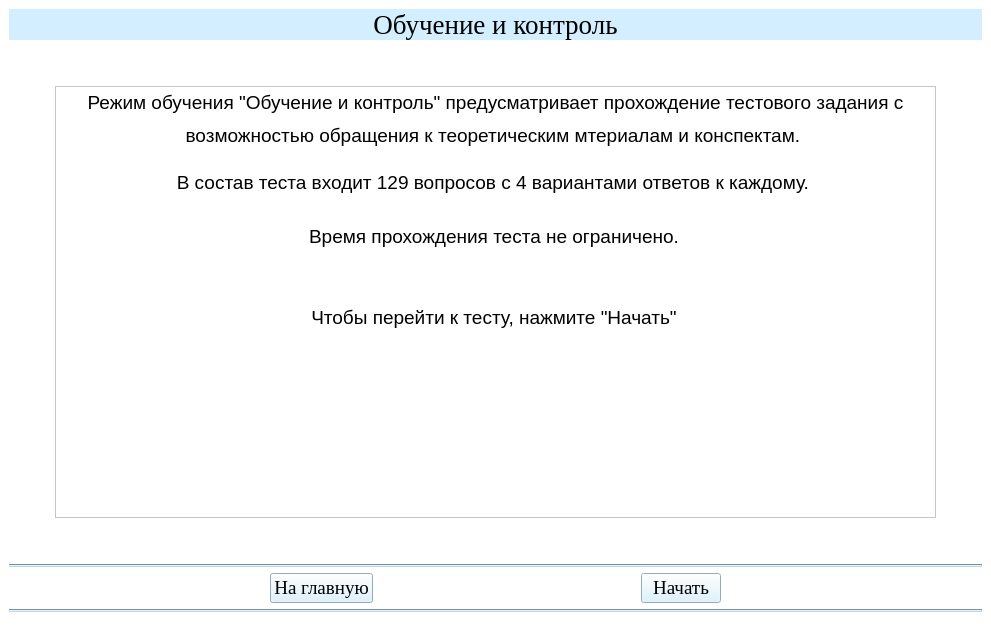
<?xml version="1.0" encoding="UTF-8"?>
<ui version="4.0">
 <class>TestPrompt0IWindow</class>
 <widget class="QMainWindow" name="TestPrompt0IWindow">
  <property name="geometry">
   <rect>
    <x>0</x>
    <y>0</y>
    <width>991</width>
    <height>643</height>
   </rect>
  </property>
  <property name="windowTitle">
   <string>АУК</string>
  </property>
  <property name="styleSheet">
   <string notr="true">background-color: rgb(255, 255, 255);</string>
  </property>
  <widget class="QWidget" name="centralwidget">
   <layout class="QGridLayout" name="gridLayout">
    <item row="1" column="0">
     <spacer name="horizontalSpacer_2">
      <property name="orientation">
       <enum>Qt::Horizontal</enum>
      </property>
      <property name="sizeType">
       <enum>QSizePolicy::Fixed</enum>
      </property>
      <property name="sizeHint" stdset="0">
       <size>
        <width>40</width>
        <height>20</height>
       </size>
      </property>
     </spacer>
    </item>
    <item row="3" column="0" colspan="3">
     <widget class="Line" name="line">
      <property name="styleSheet">
       <string notr="true">background-color: rgb(191, 216, 230);</string>
      </property>
      <property name="orientation">
       <enum>Qt::Horizontal</enum>
      </property>
     </widget>
    </item>
    <item row="0" column="0" colspan="3">
     <layout class="QVBoxLayout" name="verticalLayout">
      <item>
       <widget class="QLabel" name="label">
        <property name="font">
         <font>
          <family>Times New Roman</family>
          <pointsize>20</pointsize>
         </font>
        </property>
        <property name="styleSheet">
         <string notr="true">background-color: rgb(211, 239, 255);</string>
        </property>
        <property name="text">
         <string>Обучение и контроль</string>
        </property>
        <property name="alignment">
         <set>Qt::AlignCenter</set>
        </property>
       </widget>
      </item>
     </layout>
    </item>
    <item row="1" column="2">
     <spacer name="horizontalSpacer_5">
      <property name="orientation">
       <enum>Qt::Horizontal</enum>
      </property>
      <property name="sizeType">
       <enum>QSizePolicy::Fixed</enum>
      </property>
      <property name="sizeHint" stdset="0">
       <size>
        <width>40</width>
        <height>20</height>
       </size>
      </property>
     </spacer>
    </item>
    <item row="2" column="1">
     <spacer name="verticalSpacer">
      <property name="orientation">
       <enum>Qt::Vertical</enum>
      </property>
      <property name="sizeType">
       <enum>QSizePolicy::Fixed</enum>
      </property>
      <property name="sizeHint" stdset="0">
       <size>
        <width>20</width>
        <height>40</height>
       </size>
      </property>
     </spacer>
    </item>
    <item row="4" column="0" colspan="3">
     <layout class="QHBoxLayout" name="horizontalLayout">
      <item>
       <spacer name="horizontalSpacer">
        <property name="orientation">
         <enum>Qt::Horizontal</enum>
        </property>
        <property name="sizeHint" stdset="0">
         <size>
          <width>40</width>
          <height>20</height>
         </size>
        </property>
       </spacer>
      </item>
      <item>
       <widget class="QPushButton" name="btn_glavnaya_testprompt">
        <property name="font">
         <font>
          <family>Times New Roman</family>
          <pointsize>14</pointsize>
          <weight>50</weight>
          <bold>false</bold>
         </font>
        </property>
        <property name="styleSheet">
         <string notr="true">background-color: rgb(211, 239, 255);
color: rgb(0, 0, 0);</string>
        </property>
        <property name="text">
         <string>На главную</string>
        </property>
       </widget>
      </item>
      <item>
       <spacer name="horizontalSpacer_3">
        <property name="orientation">
         <enum>Qt::Horizontal</enum>
        </property>
        <property name="sizeHint" stdset="0">
         <size>
          <width>40</width>
          <height>20</height>
         </size>
        </property>
       </spacer>
      </item>
      <item>
       <widget class="QPushButton" name="btn_begin_testprompt">
        <property name="font">
         <font>
          <family>Times New Roman</family>
          <pointsize>14</pointsize>
          <weight>50</weight>
          <bold>false</bold>
         </font>
        </property>
        <property name="styleSheet">
         <string notr="true">background-color: rgb(211, 239, 255);
color: rgb(0, 0, 0);</string>
        </property>
        <property name="text">
         <string>Начать</string>
        </property>
       </widget>
      </item>
      <item>
       <spacer name="horizontalSpacer_4">
        <property name="orientation">
         <enum>Qt::Horizontal</enum>
        </property>
        <property name="sizeHint" stdset="0">
         <size>
          <width>40</width>
          <height>20</height>
         </size>
        </property>
       </spacer>
      </item>
     </layout>
    </item>
    <item row="1" column="1">
     <layout class="QVBoxLayout" name="verticalLayout_2">
      <item>
       <spacer name="verticalSpacer_2">
        <property name="orientation">
         <enum>Qt::Vertical</enum>
        </property>
        <property name="sizeType">
         <enum>QSizePolicy::Fixed</enum>
        </property>
        <property name="sizeHint" stdset="0">
         <size>
          <width>20</width>
          <height>40</height>
         </size>
        </property>
       </spacer>
      </item>
      <item>
       <widget class="QTextBrowser" name="textBrowser">
        <property name="html">
         <string>&lt;!DOCTYPE HTML PUBLIC &quot;-//W3C//DTD HTML 4.0//EN&quot; &quot;http://www.w3.org/TR/REC-html40/strict.dtd&quot;&gt;
&lt;html&gt;&lt;head&gt;&lt;meta name=&quot;qrichtext&quot; content=&quot;1&quot; /&gt;&lt;style type=&quot;text/css&quot;&gt;
p, li { white-space: pre-wrap; }
&lt;/style&gt;&lt;/head&gt;&lt;body style=&quot; font-family:'MS Shell Dlg 2'; font-size:8.25pt; font-weight:400; font-style:normal;&quot;&gt;
&lt;p align=&quot;center&quot; style=&quot; margin-top:12px; margin-bottom:0px; margin-left:0px; margin-right:0px; -qt-block-indent:0; text-indent:0px; line-height:150%;&quot;&gt;&lt;span style=&quot; font-family:'Times New Roman,serif,serif'; font-size:14pt; color:#000000;&quot;&gt;Режим обучения &amp;quot;Обучение и контроль&amp;quot; предусматривает прохождение тестового задания с возможностью обращения к теоретическим мтериалам и конспектам. &lt;/span&gt;&lt;/p&gt;
&lt;p align=&quot;center&quot; style=&quot; margin-top:12px; margin-bottom:0px; margin-left:0px; margin-right:0px; -qt-block-indent:0; text-indent:0px; line-height:150%;&quot;&gt;&lt;span style=&quot; font-family:'Times New Roman,serif,serif'; font-size:14pt; color:#000000;&quot;&gt;В состав теста входит 129 вопросов с 4 вариантами ответов к каждому. &lt;/span&gt;&lt;/p&gt;
&lt;p align=&quot;center&quot; style=&quot; margin-top:0px; margin-bottom:0px; margin-left:0px; margin-right:0px; -qt-block-indent:0; text-indent:0px; line-height:150%;&quot;&gt;&lt;span style=&quot; font-size:8pt;&quot;&gt; &lt;/span&gt;&lt;/p&gt;
&lt;p align=&quot;center&quot; style=&quot; margin-top:0px; margin-bottom:0px; margin-left:0px; margin-right:0px; -qt-block-indent:0; text-indent:0px; line-height:150%;&quot;&gt;&lt;span style=&quot; font-family:'Times New Roman,serif,serif'; font-size:14pt; color:#000000;&quot;&gt;Время прохождения теста не ограничено.&lt;/span&gt;&lt;span style=&quot; font-size:8pt;&quot;&gt; &lt;/span&gt;&lt;/p&gt;
&lt;p align=&quot;center&quot; style=&quot; margin-top:0px; margin-bottom:0px; margin-left:0px; margin-right:0px; -qt-block-indent:0; text-indent:0px; line-height:150%;&quot;&gt;&lt;span style=&quot; font-family:'Times New Roman,serif'; font-size:14pt;&quot;&gt; &lt;/span&gt;&lt;span style=&quot; font-size:8pt;&quot;&gt; &lt;/span&gt;&lt;/p&gt;
&lt;p align=&quot;center&quot; style=&quot; margin-top:12px; margin-bottom:12px; margin-left:0px; margin-right:0px; -qt-block-indent:0; text-indent:0px; line-height:150%;&quot;&gt;&lt;span style=&quot; font-family:'Times New Roman,serif'; font-size:14pt;&quot;&gt;Чтобы перейти к тесту, нажмите &amp;quot;Начать&amp;quot;&lt;/span&gt;&lt;span style=&quot; font-size:8pt;&quot;&gt; &lt;/span&gt;&lt;/p&gt;&lt;/body&gt;&lt;/html&gt;</string>
        </property>
       </widget>
      </item>
     </layout>
    </item>
    <item row="5" column="0" colspan="3">
     <widget class="Line" name="line_2">
      <property name="styleSheet">
       <string notr="true">background-color: rgb(191, 216, 230);</string>
      </property>
      <property name="orientation">
       <enum>Qt::Horizontal</enum>
      </property>
     </widget>
    </item>
   </layout>
  </widget>
  <widget class="QStatusBar" name="statusbar"/>
 </widget>
 <resources/>
 <connections/>
</ui>
